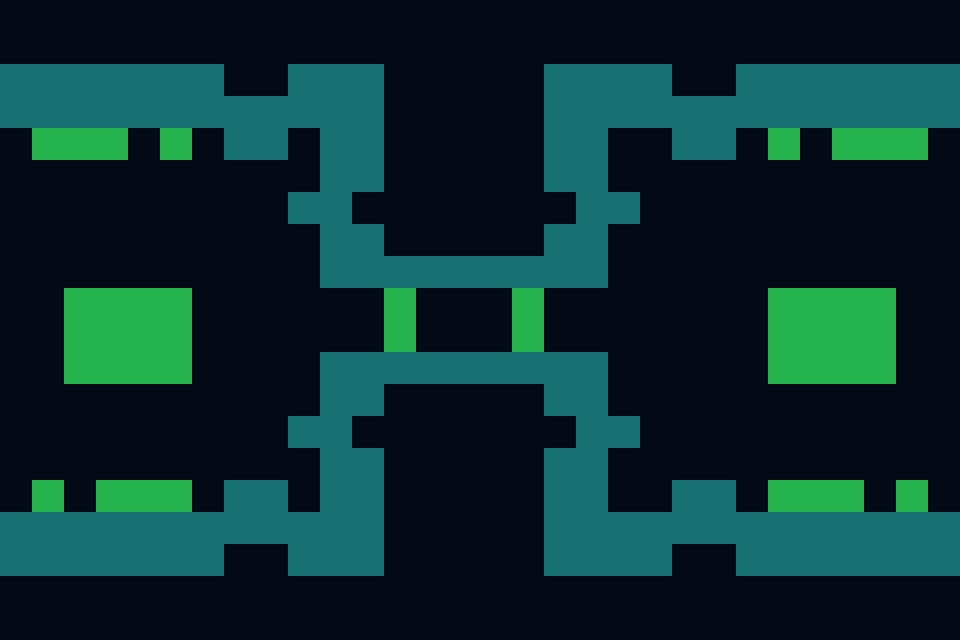

Tiled map render using the project's own tile images. Description and the whole map definition, tile-layer contents included, below:
An orthogonal 30x20 tile map with 32x32 px tiles, 1 tile layer (Tile Layer 1).

<map version="1.2" tiledversion="1.2.3" orientation="orthogonal" renderorder="right-down" width="30" height="20" tilewidth="32" tileheight="32" infinite="0" nextlayerid="2" nextobjectid="1">
 <tileset firstgid="1" name="tilesheet-color" tilewidth="32" tileheight="32" tilecount="12" columns="3">
  <image source="../../tilesheet/colorblock.png" trans="000000" width="96" height="128" />
 </tileset>
 <layer id="1" name="Tile Layer 1" width="30" height="20">
  <data encoding="csv">
7,7,7,7,7,7,7,7,7,7,7,7,7,7,7,7,7,7,7,7,7,7,7,7,7,7,7,7,7,7,
7,7,7,7,7,7,7,7,7,7,7,7,7,7,7,7,7,7,7,7,7,7,7,7,7,7,7,7,7,7,
8,8,8,8,8,8,8,7,7,8,8,8,7,7,7,7,7,8,8,8,8,7,7,8,8,8,8,8,8,8,
8,8,8,8,8,8,8,8,8,8,8,8,7,7,7,7,7,8,8,8,8,8,8,8,8,8,8,8,8,8,
7,9,9,9,7,9,7,8,8,7,8,8,7,7,7,7,7,8,8,7,7,8,8,7,9,7,9,9,9,7,
7,7,7,7,7,7,7,7,7,7,8,8,7,7,7,7,7,8,8,7,7,7,7,7,7,7,7,7,7,7,
7,7,7,7,7,7,7,7,7,8,8,7,7,7,7,7,7,7,8,8,7,7,7,7,7,7,7,7,7,7,
7,7,7,7,7,7,7,7,7,7,8,8,7,7,7,7,7,8,8,7,7,7,7,7,7,7,7,7,7,7,
7,7,7,7,7,7,7,7,7,7,8,8,8,8,8,8,8,8,8,7,7,7,7,7,7,7,7,7,7,7,
7,7,9,9,9,9,7,7,7,7,7,7,9,7,7,7,9,7,7,7,7,7,7,7,9,9,9,9,7,7,
7,7,9,9,9,9,7,7,7,7,7,7,9,7,7,7,9,7,7,7,7,7,7,7,9,9,9,9,7,7,
7,7,9,9,9,9,7,7,7,7,8,8,8,8,8,8,8,8,8,7,7,7,7,7,9,9,9,9,7,7,
7,7,7,7,7,7,7,7,7,7,8,8,7,7,7,7,7,8,8,7,7,7,7,7,7,7,7,7,7,7,
7,7,7,7,7,7,7,7,7,8,8,7,7,7,7,7,7,7,8,8,7,7,7,7,7,7,7,7,7,7,
7,7,7,7,7,7,7,7,7,7,8,8,7,7,7,7,7,8,8,7,7,7,7,7,7,7,7,7,7,7,
7,9,7,9,9,9,7,8,8,7,8,8,7,7,7,7,7,8,8,7,7,8,8,7,9,9,9,7,9,7,
8,8,8,8,8,8,8,8,8,8,8,8,7,7,7,7,7,8,8,8,8,8,8,8,8,8,8,8,8,8,
8,8,8,8,8,8,8,7,7,8,8,8,7,7,7,7,7,8,8,8,8,7,7,8,8,8,8,8,8,8,
7,7,7,7,7,7,7,7,7,7,7,7,7,7,7,7,7,7,7,7,7,7,7,7,7,7,7,7,7,7,
7,7,7,7,7,7,7,7,7,7,7,7,7,7,7,7,7,7,7,7,7,7,7,7,7,7,7,7,7,7
</data>
 </layer>
</map>
